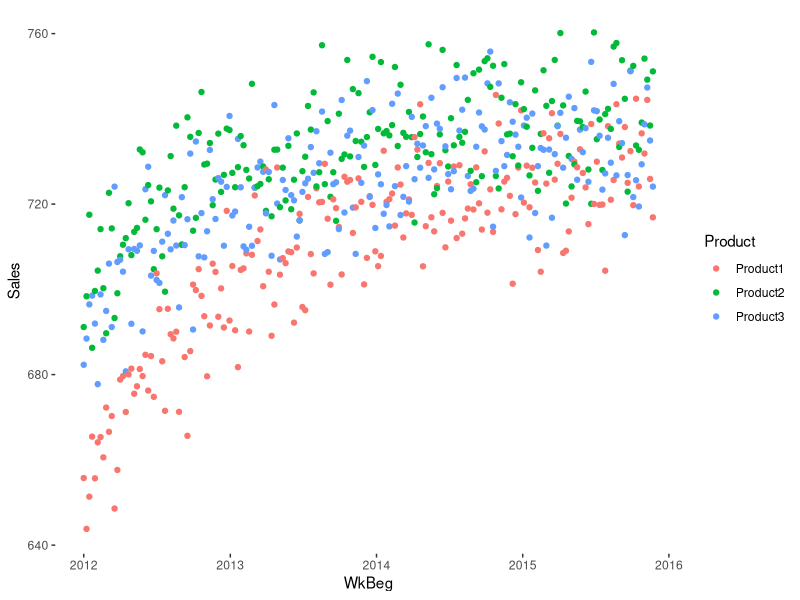
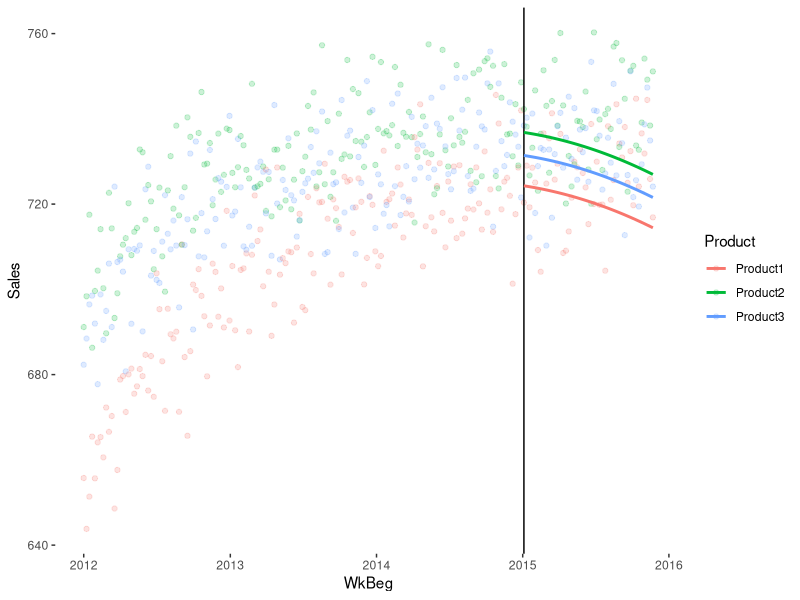

R code for these plots, in order:
## ---- chunk 1
knitr::opts_chunk$set(echo = FALSE)
## ---- chunk 2

library(tidyverse)
library(lubridate)
library(kableExtra)

## ---- chunk 3


setwd("C:/Users/ellen/Documents/UH/Spring 2020/DA2/Section 1/MIdTerm")

rmse <- function(error)
{
  sqrt(mean(error^2))
}


set.seed(223)

ProductSales = read_csv("ProductSalesv2.csv")

ProductSales$WkBeg = mdy(ProductSales$WkBeg)

ProductSales = pivot_longer(ProductSales, 3:5, names_to = "Product", values_to = "Sales")

p <- ggplot(data = ProductSales, aes(WkBeg, Sales, color = Product)) + geom_point() +
  theme(panel.background = element_rect(fill = "white")) 
p


Train = ProductSales %>% filter(WkBeg < "2015-01-01")
Test  =  ProductSales %>%  filter(WkBeg >= "2015-01-01")


# lm polynomial  ----------------- #

TestMod2 = lm(Sales ~ Product + Wk + I(Wk^2), data = Train)

rmse2 = rmse( Test$Sales - predict(TestMod2, Test))
rmse2

## ---- chunk 4

mXPoly = model.matrix(Sales ~ Product + Wk + I(Wk^2), data = Train)
vY = as.numeric(Train$Sales)
vBetaPoly <- solve(t(mXPoly)%*%mXPoly, t(mXPoly)%*%vY) # solve using normal equations                    
yPoly = t(as.numeric(vBetaPoly)%*%t(mXPoly))

# -- test

mXPolyTest = model.matrix(Sales ~ Product + Wk + I(Wk^2), data = Test)

rmse4 = rmse( Test$Sales - (t(as.numeric(vBetaPoly)%*%t(mXPolyTest))))

mXPolyRMSE = data.frame(Method = "mXPoly", RMSE = rmse4, stringsAsFactors = F)


# Regularization

n = ncol(mXPoly)

d = diag(1,n,n)
d[1,1] = 0

#th = array(0,c(n,length(lambda)))

vBetaReg1 = as.numeric(solve(t(mXPoly) %*% mXPoly + (40 * d)) %*% (t(mXPoly) %*% vY))
vBetaReg2 = as.numeric(solve(t(mXPoly) %*% mXPoly + (60 * d)) %*% (t(mXPoly) %*% vY))
vBetaReg3 = as.numeric(solve(t(mXPoly) %*% mXPoly + (80 * d)) %*% (t(mXPoly) %*% vY))

rmseReg1 = rmse( Test$Sales - (t(as.numeric(vBetaReg1)%*%t(mXPolyTest))))
rmseReg2 = rmse( Test$Sales - (t(as.numeric(vBetaReg2)%*%t(mXPolyTest))))
rmseReg3 = rmse( Test$Sales - (t(as.numeric(vBetaReg3)%*%t(mXPolyTest))))

mXPolyRMSE = data.frame(Method =  c(
  "mXReg1",
  "mXReg2",
  "mXReg3"
),

RegPenalty = c(40, 60, 80),

RMSE =  c(
  rmseReg1,
  rmseReg2,
  rmseReg3), stringsAsFactors = F)

knitr::kable(mXPolyRMSE) %>%
  kable_styling(full_width = F, bootstrap_options = "striped", font_size = 9)

## ---- chunk 5

Test$Pred =  t(as.numeric(vBetaReg2)%*%t(mXPolyTest))

p <- ggplot(data = ProductSales, aes(WkBeg, Sales, color = Product)) + geom_point(alpha = .2) +
  theme(panel.background = element_rect(fill = "white")) 
p = p + geom_vline(xintercept = as.Date("2015-01-04"))
p <- p + geom_line(data = Test, aes(x = WkBeg, y = Pred, color = Product), size = 1) 
p


## ---- chunk 6

vBetaReg2
